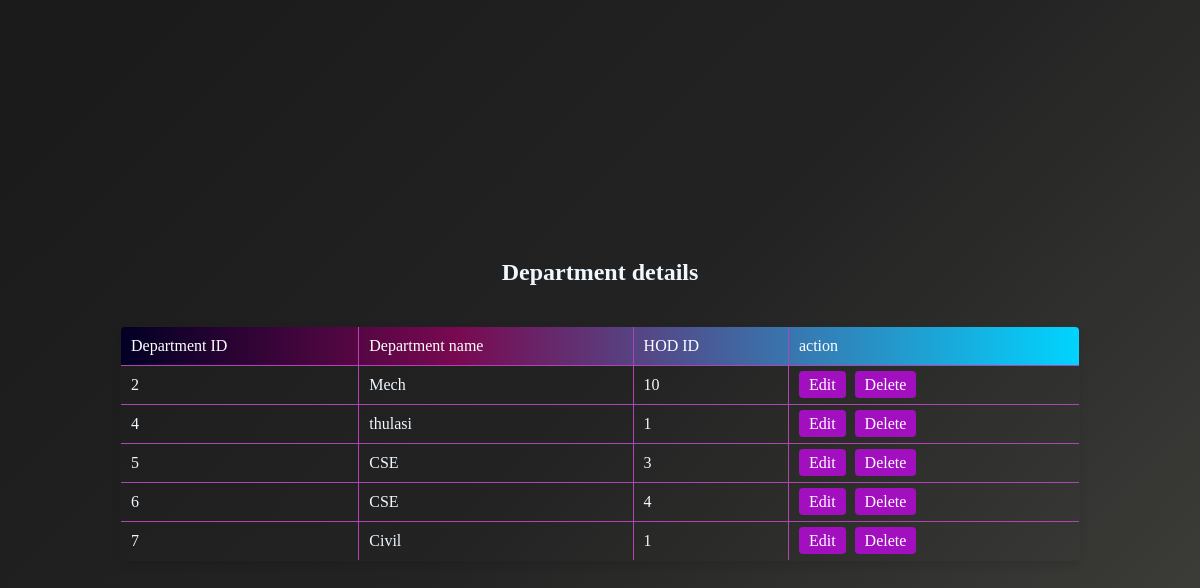
The page /viewdepartment on the database its author committed.
### tables this page shows
CREATE TABLE department
(department_id integer primary key autoincrement,
department_name text,
hod_id text);

### application.py (the view)
@app.route('/viewdepartment')
def viewdepartmentdetails():
    rows = departmentdetails()
    print(rows)
    return render_template('view_department.html',rows = rows)

### crud_operations.py (called while the page is built)
def departmentdetails():
    con = sqlite3.connect('mywebsite.db')
    cur = con.cursor()
    sql = f"select * from department"
    cur.execute(sql)
    d = cur.fetchall()
    return d

### templates/view_department.html (shortened to what this page needs)
<!DOCTYPE html>
<html lang="en">
<head>
    <link rel="stylesheet" href="/static/css/view.css">
</head>
<body>
    <h2>Department details</h2>
    <table border=4>
        <thead>
            <td>Department ID</td>
            <td>Department name</td>
            <td>HOD ID</td>
            <td colspan="2">action</td>
        </thead>
        {% for row in rows %}
        <tr>
            <td>{{row[0]}}</td>
            <td>{{row[1]}}</td>
            <td>{{row[2]}}</td>
            <td><a href="{{row[0]}}/dedit">Edit</a> <a href="{{row[0]}}/ddelete">Delete</a> </td>
        </tr>
        {% endfor %}
</body>
</html>

### static/css/view.css (style rules this page uses)
body { font-family: 'Dancing Script', cursive; background: linear-gradient(135deg,#1a1a1a,#232323,#42423e); color: #444444; display: flex; flex-direction: column; align-items: center; justify-content: center; min-height: 100vh; margin: 0; padding: 0; color: aliceblue; }
h2 { margin-bottom: 20px; }
table { width: 80%; border-collapse: collapse; margin-top: 20px; box-shadow: 0 4px 8px rgba(0, 0, 0, 0.1); border-radius: 5px; overflow: hidden; border-color: #b144b4; }
table, th, td { border: 1px solid #b144b4; }
thead { color: #ffffff; background: rgb(2,0,36); background: linear-gradient(90deg, rgba(2,0,36,1) 0%, rgba(121,9,81,1) 35%, rgba(0,212,255,1) 100%); }
th, td { padding: 10px; text-align: left; }
a { color: #fff; background-color:rgb(161, 15, 190); padding: 5px 10px; border-radius: 4px; text-decoration: none; margin-right: 5px; transition: background-color 0.3s; }

### rows shown on the page
department: department_id "2", department_name "Mech", hod "10"
department: department_id "4", department_name "thulasi", hod "1"
department: department_id "5", department_name "CSE", hod "3"
department: department_id "6", department_name "CSE", hod "4"
department: department_id "7", department_name "Civil", hod "1"
